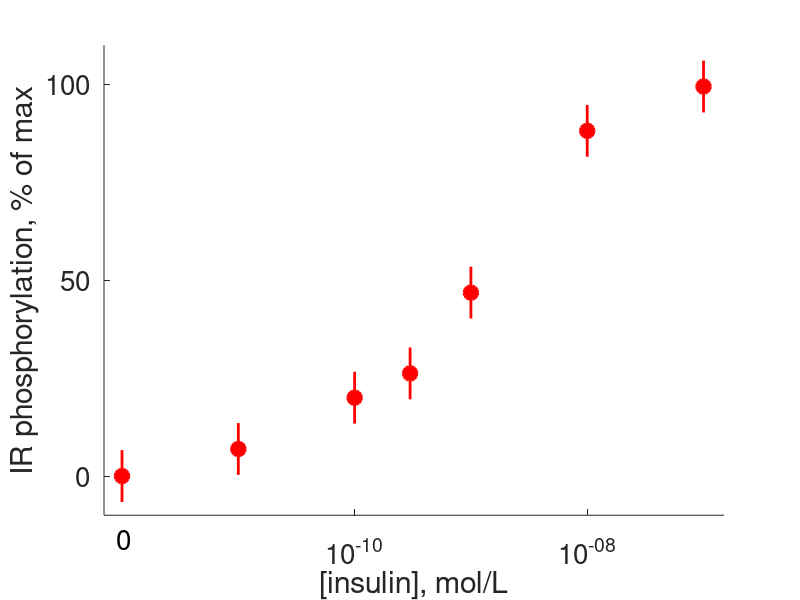
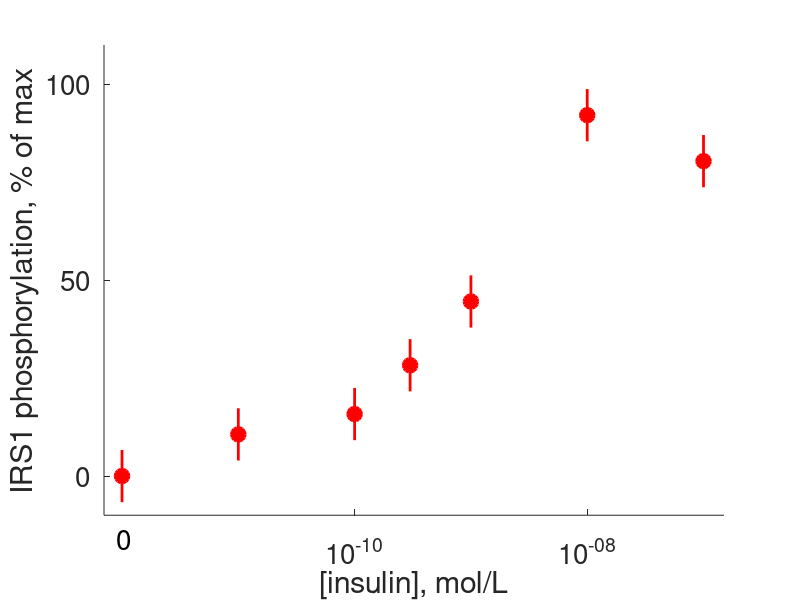
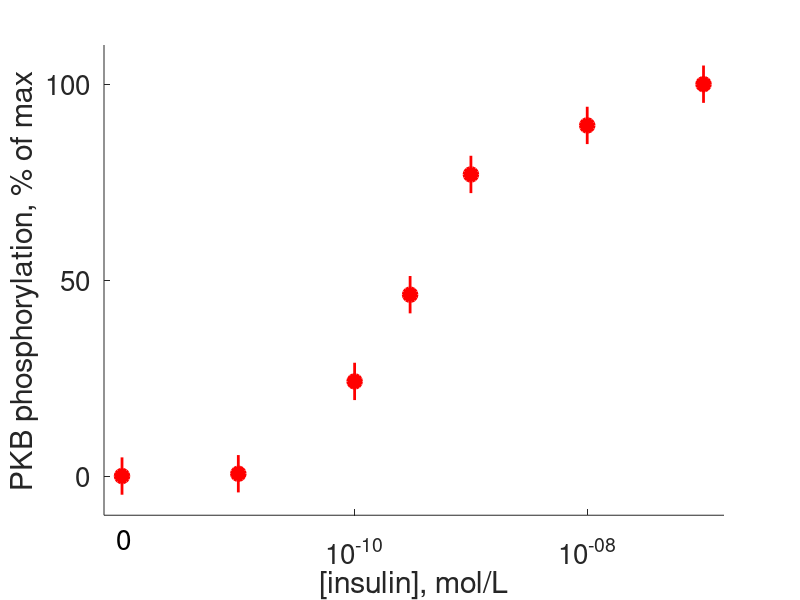
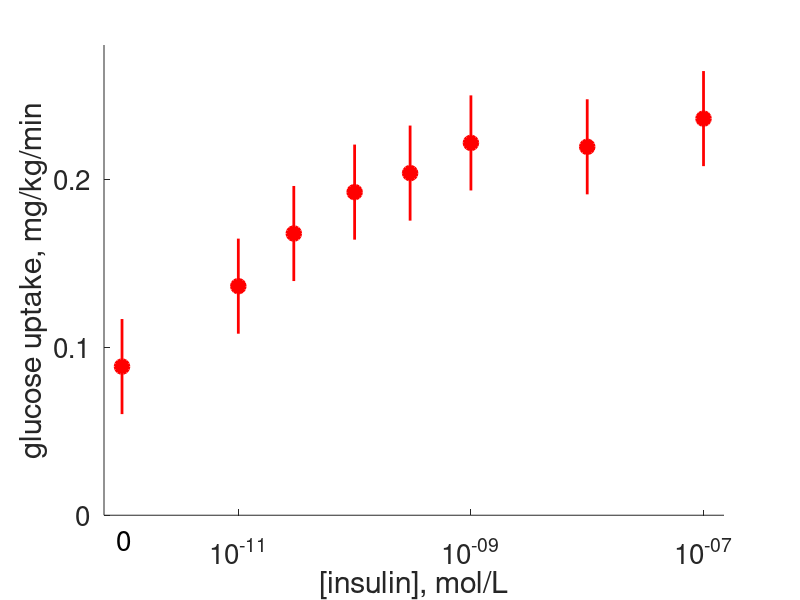

MATLAB code to generate these figures, in order:
function [] = plotData

clear all
close all

%load data
load('EXPDATA_IR.mat');
load('EXPDATA_IRS1.mat');
load('EXPDATA_PKB.mat');
load('EXPDATA_GLUCOSE_05.mat');
load('EXPDATA_WB.mat');

%Figures
insulinConcentration1=[1e-12,1e-11,1e-10,3e-10,1e-9,1e-8,1e-7]';
insulinConcentration2=[1e-12,1e-11,3e-11,1e-10,3e-10,1e-9,1e-8,1e-7]';

figure(2)
h=gca;
hold on
for i=1:7
    plot(insulinConcentration1(i),EXPDATA_IR.response(i),'ro','MarkerFaceColor','r','MarkerSize',10,'Linewidth',2)
    line([insulinConcentration1(i) insulinConcentration1(i)],[EXPDATA_IR.response(i)-EXPDATA_IR.sem EXPDATA_IR.response(i)+EXPDATA_IR.sem],'Color','r','Linewidth',2)
end
set(h,'box','off')
set(h,'XScale','log')
set(h,'XTick',[1e-010 1e-008 1e-006])
set(h,'YTick',[0 50 100])
set(h,'Fontsize',[20])
xlabel('[insulin], mol/L')
ylabel('IR phosphorylation, % of max')
htext=text(9e-13,-16,'0');
set(htext,'Fontsize',[20])
axis([7e-013 1.5e-007 -10 110])

figure(3)
h=gca;
hold on
for i=1:7
    plot(insulinConcentration1(i),EXPDATA_IRS1.response(i),'ro','MarkerFaceColor','r','MarkerSize',10,'Linewidth',2)
    line([insulinConcentration1(i) insulinConcentration1(i)],[EXPDATA_IRS1.response(i)-EXPDATA_IRS1.sem EXPDATA_IRS1.response(i)+EXPDATA_IRS1.sem],'Color','r','Linewidth',2)
end
set(h,'box','off')
set(h,'XScale','log')
set(h,'XTick',[1e-010 1e-008 1e-006])
set(h,'YTick',[0 50 100])
set(h,'Fontsize',[20])
xlabel('[insulin], mol/L')
ylabel('IRS1 phosphorylation, % of max')
htext=text(9e-13,-16,'0');
set(htext,'Fontsize',[20])
axis([7e-013 1.5e-007 -10 110])

figure(4)
h=gca;
hold on
for i=1:7
    plot(insulinConcentration1(i),EXPDATA_PKB.response(i),'ro','MarkerFaceColor','r','MarkerSize',10,'Linewidth',2)
    line([insulinConcentration1(i) insulinConcentration1(i)],[EXPDATA_PKB.response(i)-EXPDATA_PKB.sem EXPDATA_PKB.response(i)+EXPDATA_PKB.sem],'Color','r','Linewidth',2)
end
set(h,'box','off')
set(h,'XScale','log')
set(h,'XTick',[1e-010 1e-008 1e-006])
set(h,'YTick',[0 50 100])
set(h,'Fontsize',[20])
xlabel('[insulin], mol/L')
ylabel('PKB phosphorylation, % of max')
htext=text(9e-13,-16,'0');
set(htext,'Fontsize',[20])
axis([7e-013 1.5e-007 -10 110])

figure(6)
h=gca;
hold on
for i=1:8
    plot(insulinConcentration2(i),EXPDATA_GLUCOSE_05.response(i),'ro','MarkerFaceColor','r','MarkerSize',10,'Linewidth',2)
    line([insulinConcentration2(i) insulinConcentration2(i)],[EXPDATA_GLUCOSE_05.response(i)-EXPDATA_GLUCOSE_05.sem EXPDATA_GLUCOSE_05.response(i)+EXPDATA_GLUCOSE_05.sem],'Color','r','Linewidth',2)
end
set(h,'box','off')
set(h,'XScale','log')
set(h,'XTick',[1e-011 1e-009 1e-007])
set(h,'YTick',[0 0.1 0.2 0.3])
set(h,'Fontsize',[20])
xlabel('[insulin], mol/L')
ylabel('glucose uptake, mg/kg/min')
htext=text(9e-13,-0.015,'0');
set(htext,'Fontsize',[20])
axis([7e-013 1.5e-007 0 0.28])

figure(7)
h=gca;
hold on
set(h,'box','off')
set(h,'XScale','log')
set(h,'XTick',[1e-011 1e-009 1e-007])
set(h,'YTick',[0 0.5 1 1.5])
set(h,'Fontsize',[20])
xlabel('[insulin], mol/L')
ylabel('glucose uptake, mg/kg/min')
htext=text(9e-13,-0.11,'0');
set(htext,'Fontsize',[20])
axis([7e-013 1.5e-007 0 1.6])

figure(10)
h=gca;
hold on
for i=1:11
    plot(EXPDATA_WB.time(i),EXPDATA_WB.response(i),'ro','MarkerFaceColor','r','MarkerSize',10,'Linewidth',2);
    line([EXPDATA_WB.time(i) EXPDATA_WB.time(i)],[EXPDATA_WB.response(i)-EXPDATA_WB.sem EXPDATA_WB.response(i)+EXPDATA_WB.sem],'Color','r','Linewidth',2)
end
set(h,'box','off');
set(h,'XTick',[0 100 200 300 400])
set(h,'YTick',[0 0.5 1])
set(h,'Fontsize',[20])
xlabel('time, min')
ylabel('glucose uptake, mg/kg/min')
axis([0 420 0 1.1])

end
